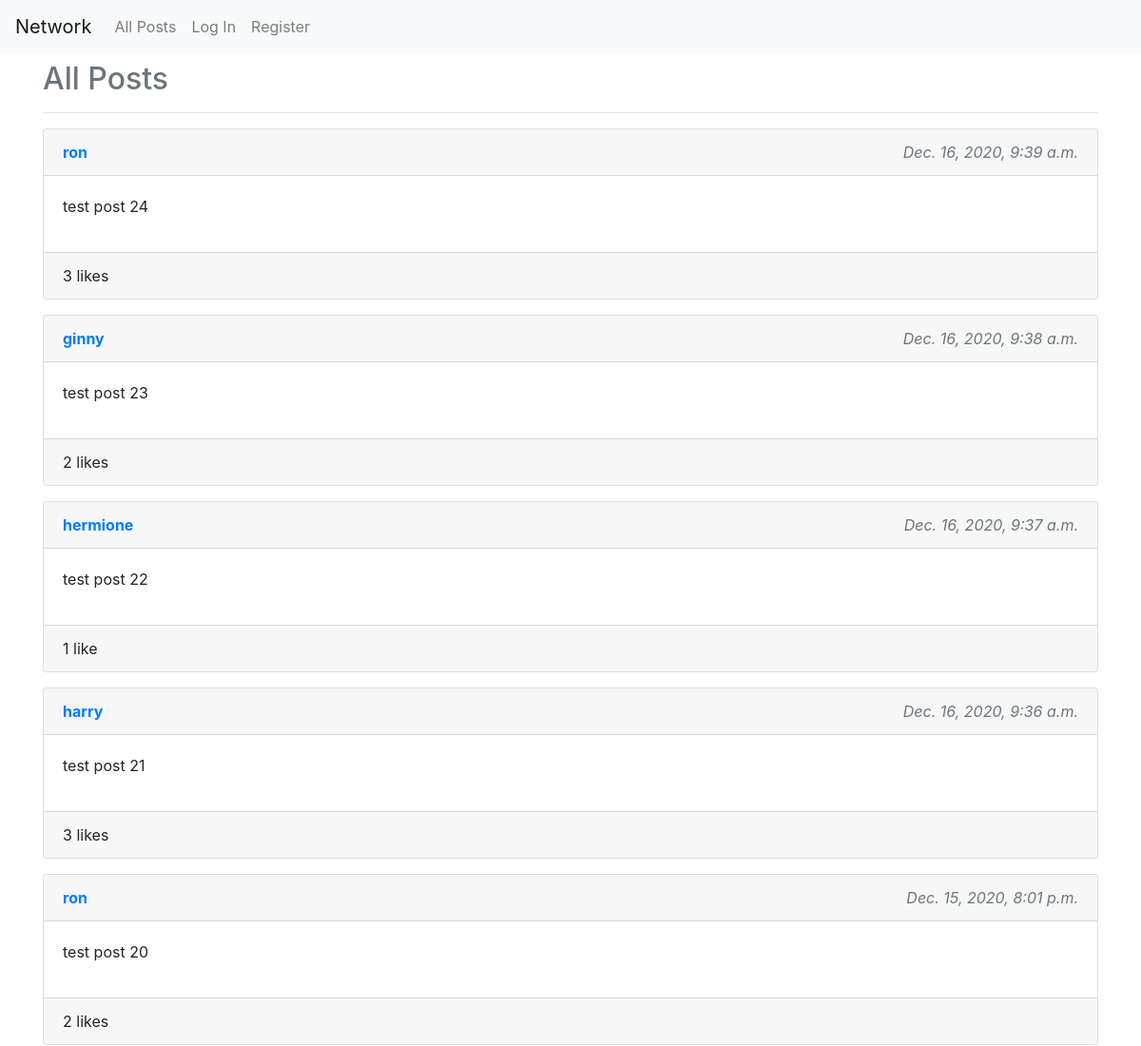
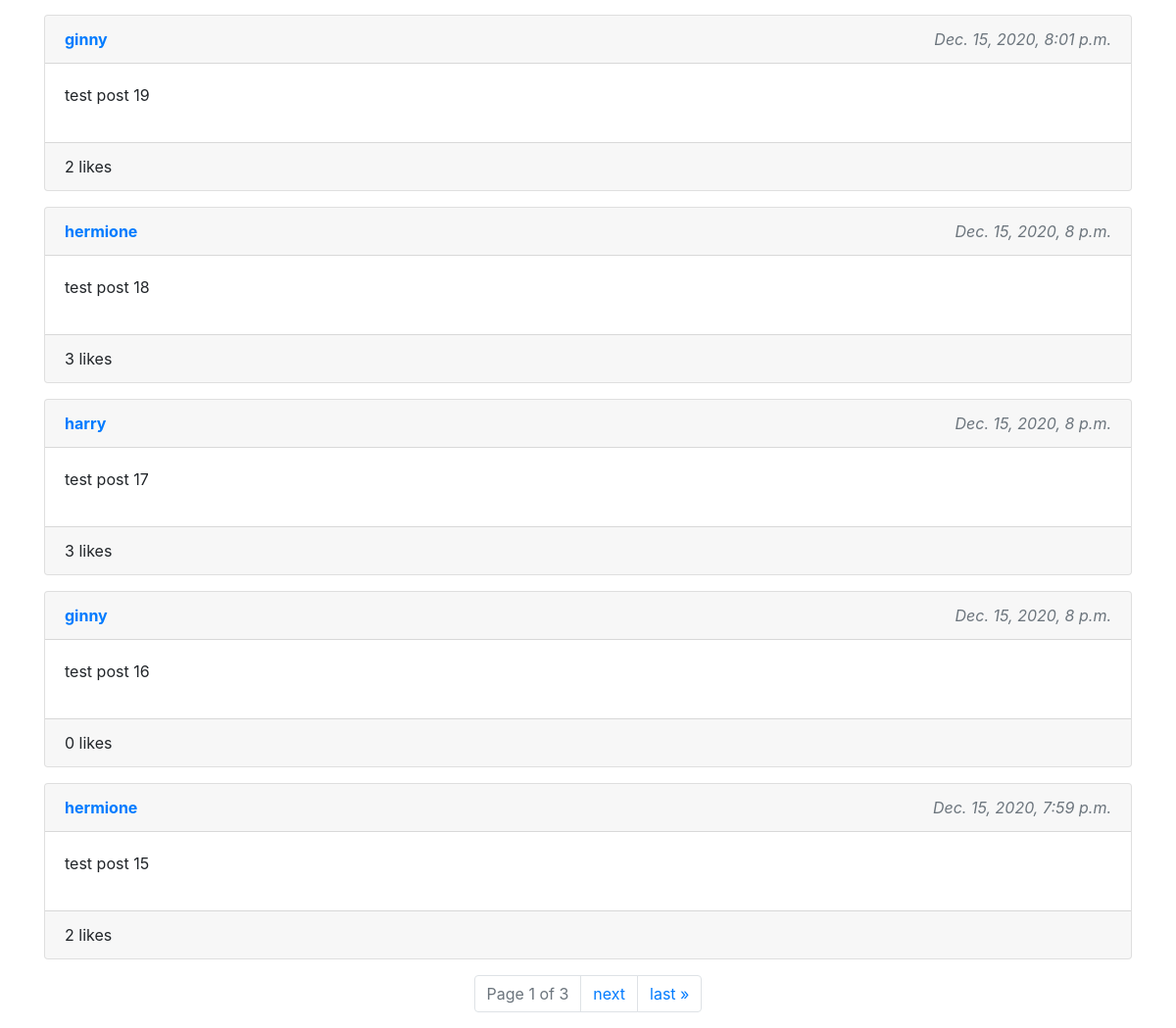
Before: / with the older database file (2 pictures, top to bottom).
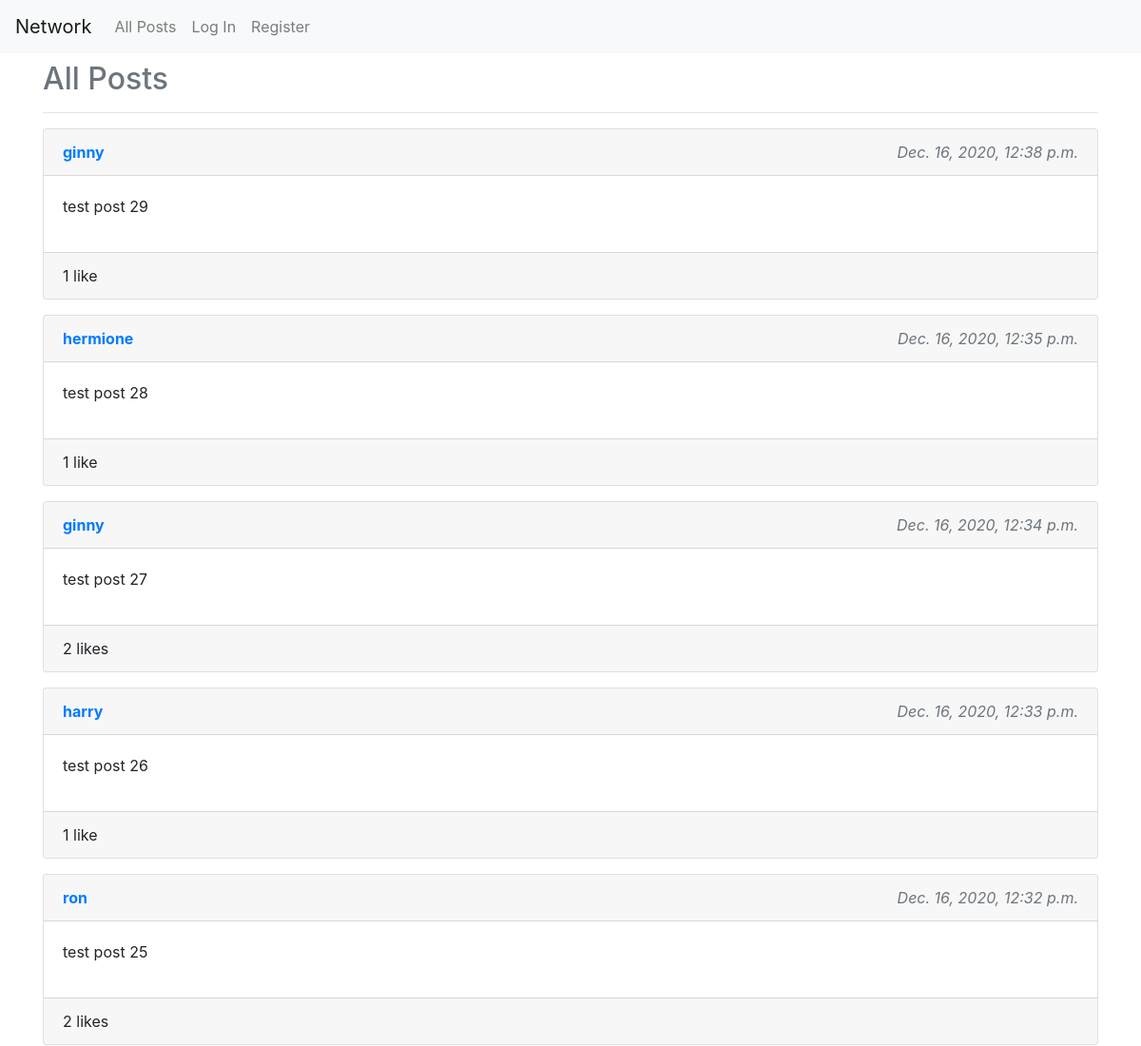
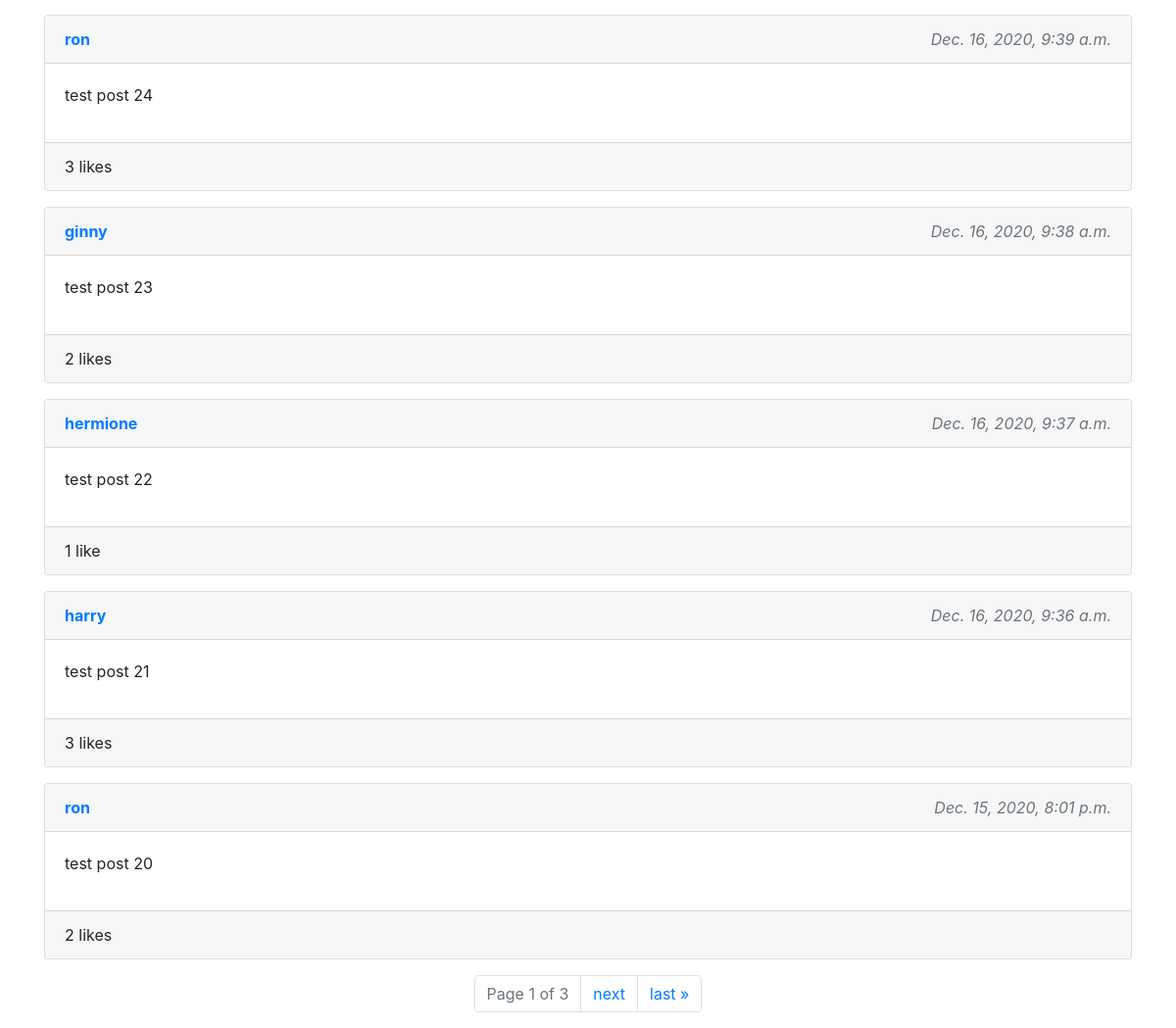
After: the same page with the newer database file (2 pictures, top to bottom).
### network/models.py (models this page shows)
class Post(models.Model):
    poster = models.ForeignKey('User', on_delete=models.CASCADE, related_name='posts')
    posted_at = models.DateTimeField(auto_now_add=True)
    text = models.TextField()
    liked_by = models.ManyToManyField('User', blank=True, related_name='liked_posts')

class User(AbstractUser):
    follower = models.ManyToManyField('User', blank=True, related_name='following')

### network/views.py (the view)
# urls.py: path("", views.index, name="index"),
def index(request):
    posts = Post.objects.order_by("-posted_at").all()
    like_count, like_flag = get_like_count_and_like_flag(request, posts)
    """
    return render(request, "network/index.html", {
        "data": zip(posts , like_count, like_flag),
        "page_heading": "All Posts"
    })
    """
    data = list(zip(posts , like_count, like_flag))
    paginator = Paginator(data, 10)
    page_number = request.GET.get('page')
    page_obj = paginator.get_page(page_number)
    return render(request, 'network/index.html', {
        'page_obj': page_obj,
        "page_heading": "All Posts"
    })

### network/views.py (called while the page is built)
def get_like_count_and_like_flag(request, posts):
    like_count = [len(post.liked_by.all()) for post in posts]
    if request.user.is_authenticated:
        like_flag = [request.user in post.liked_by.all() for post in posts]
    else:
        like_flag = [''] * len(posts)
    return like_count, like_flag

### network/templates/network/index.html (shortened to what this page needs)
{% extends "network/layout.html" %}
{% load static %}
{% block body %}
    <div class="container">
        <h2 class="mt-2 text-secondary">{{page_heading}}</h2>
        <hr/>
        {% for post, like_count, like_flag in page_obj %}
            <div class="row">
                <div class="col">
                    <div id="show_post_{{post.id}}" style="display: block;">
                        <div class="card mb-3">
                            <div class="card-header d-flex justify-content-between">
                                <div>
                                    <a href="{% url 'user' post.poster.id %}" class="font-weight-bold">{{ post.poster.username }}</a>
                                </div>
                                <div class="font-italic text-muted">
                                    {{ post.posted_at }}
                                </div>
                            </div>
                            <div class="card-body">
                                <p id="post_content_{{post.id}}">
                                    {{ post.text }}
                                </p>
                            </div>
                            <div class="card-footer d-flex justify-content-between">
                                <div>
                                    <span id="total_likes_{{post.id}}">{{ like_count  }}</span>
                                    {% if like_count == 1 %}
                                        <span id="like_text_{{post.id}}">like</span>
                                    {% else %}
                                        <span id="like_text_{{post.id}}">likes</span>
                                    {% endif %}
                                </div>
                            </div>
                        </div>
                    </div>
                </div>
            </div>
        {% endfor %}
        <nav>
            <ul class="pagination justify-content-center">
                <li class="page-item disabled">
                    <a class="page-link" href="#">Page {{ page_obj.number }} of {{ page_obj.paginator.num_pages }}</a>
                </li>
                {% if page_obj.has_next %}
                    <li class="page-item">
                        <a class="page-link" href="?page={{ page_obj.next_page_number }}">next</a>
                    </li>
                    <li class="page-item">
                        <a class="page-link" href="?page={{ page_obj.paginator.num_pages }}">last &raquo;</a>
                    </li>
                {% endif %}
            </ul>
        </nav>
    </div>
{% endblock %}

### network/templates/network/layout.html (shortened to what this page needs)
{% load static %}
<!DOCTYPE html>
<html lang="en">
    <head>
        <link rel="stylesheet" href="https://stackpath.bootstrapcdn.com/bootstrap/4.4.1/css/bootstrap.min.css">
        <link href="{% static 'network/styles.css' %}" rel="stylesheet">
    </head>
    <body>
        <nav class="navbar navbar-expand-lg navbar-light bg-light">
            <a class="navbar-brand" href="{% url 'index' %}">Network</a>
            <div>
              <ul class="navbar-nav mr-auto">
                <li class="nav-item">
                  <a class="nav-link" href="{% url 'index' %}">All Posts</a>
                </li>
                {% if user.is_authenticated %}
                    <li class="nav-item">
                        <a class="nav-link" href="{% url 'create' %}">New Post</a>
                    </li>
                    <li class="nav-item">
                        <a class="nav-link" href="{% url 'following' request.user.id %}">Following</a>
                    </li>
                    <li class="nav-item">
                        <a class="nav-link" href="{% url 'logout' %}">Log Out</a>
                    </li>
                {% else %}
                    <li class="nav-item">
                        <a class="nav-link" href="{% url 'login' %}">Log In</a>
                    </li>
                    <li class="nav-item">
                        <a class="nav-link" href="{% url 'register' %}">Register</a>
                    </li>
                {% endif %}
              </ul>
            </div>
          </nav>
        <div class="body">
            {% block body %}
            {% endblock %}
        </div>
    </body>
</html>

Changed rows visible on the page:
no longer on this page (row unchanged): Post: poster.username "ginny", posted_at "Dec. 15, 2020, 8:01 p.m.", text "test post 19", like_count "2"
no longer on this page (row unchanged): Post: poster.username "hermione", posted_at "Dec. 15, 2020, 8 p.m.", text "test post 18", like_count "3"
no longer on this page (row unchanged): Post: poster.username "harry", posted_at "Dec. 15, 2020, 8 p.m.", text "test post 17", like_count "3"
no longer on this page (row unchanged): Post: poster.username "ginny", posted_at "Dec. 15, 2020, 8 p.m.", text "test post 16", like_count "0"
no longer on this page (row unchanged): Post: poster.username "hermione", posted_at "Dec. 15, 2020, 7:59 p.m.", text "test post 15", like_count "2"
added Post: poster.username "ginny", posted_at "Dec. 16, 2020, 12:38 p.m.", text "test post 29", like_count "1"
added Post: poster.username "hermione", posted_at "Dec. 16, 2020, 12:35 p.m.", text "test post 28", like_count "1"
added Post: poster.username "ginny", posted_at "Dec. 16, 2020, 12:34 p.m.", text "test post 27", like_count "2"
added Post: poster.username "harry", posted_at "Dec. 16, 2020, 12:33 p.m.", text "test post 26", like_count "1"
added Post: poster.username "ron", posted_at "Dec. 16, 2020, 12:32 p.m.", text "test post 25", like_count "2"
